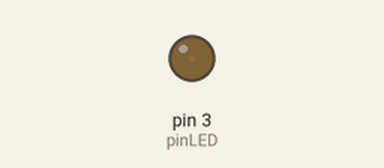
Recording of a sketch running on a simulated Arduino Uno, built with avr-gcc and run on an emulated ATmega328P. On the bench: output pins drawn as LEDs (lit = HIGH).

Above: at 0.1 s.
At 14.5 s:
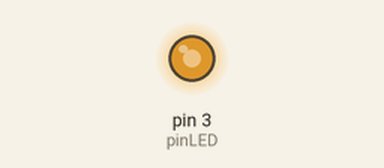
At 26.5 s:
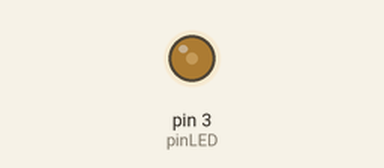
At 39.3 s:
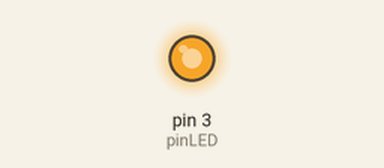
Timing chart, 0 to 40.0 s (numbered marks = the images above):
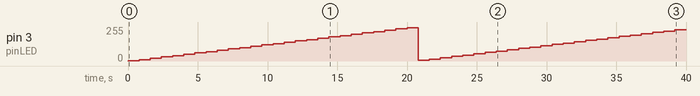

Measured:
- by itself, pin 3 (pinLED): 0/255 → 1/255 at 0.00 s, → 11/255 0.80 s later, → 21/255 0.80 s later, → 31/255 0.80 s later, … (50 changes in this stretch)

The sketch:

10.21.2019.ino
```cpp
byte pinLED = 3;
byte luminosidade = 0;

void setup() {
pinMode (pinLED, OUTPUT);
}

void loop() {

for(luminosidade = 1; luminosidade < 256; luminosidade += 10){
  analogWrite (pinLED, luminosidade);
  delay(800);
  }
}
```
